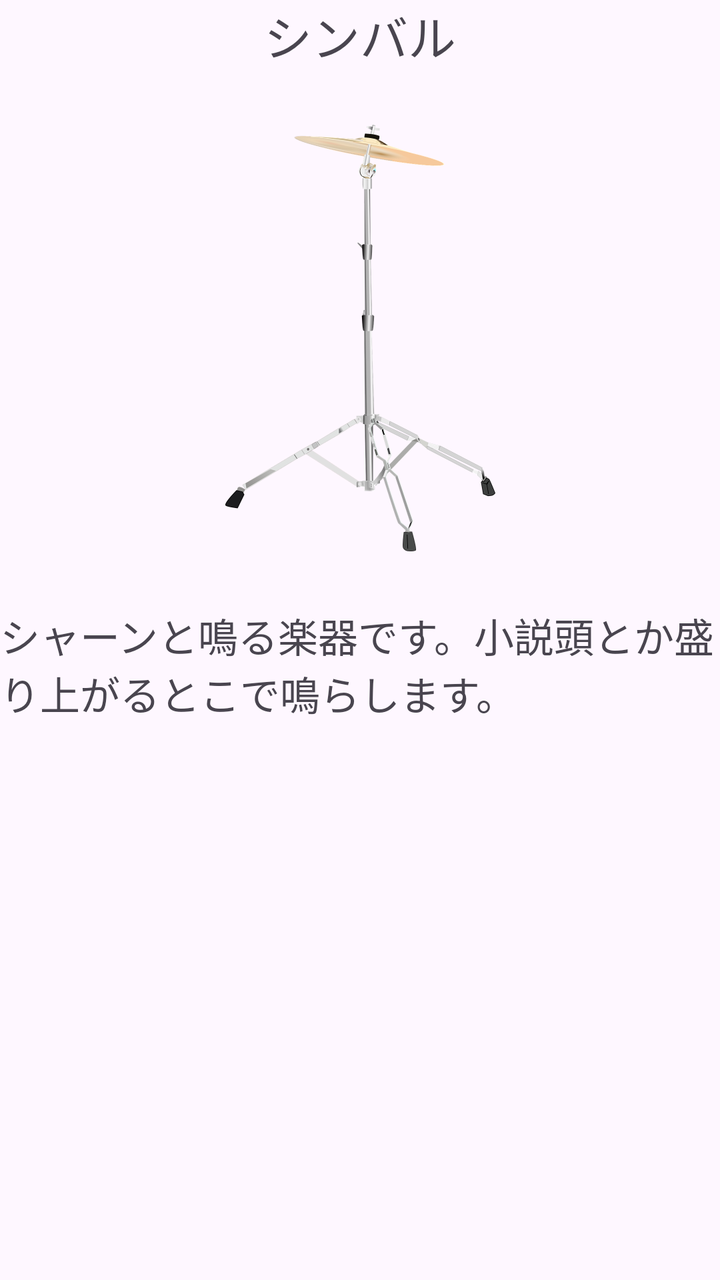
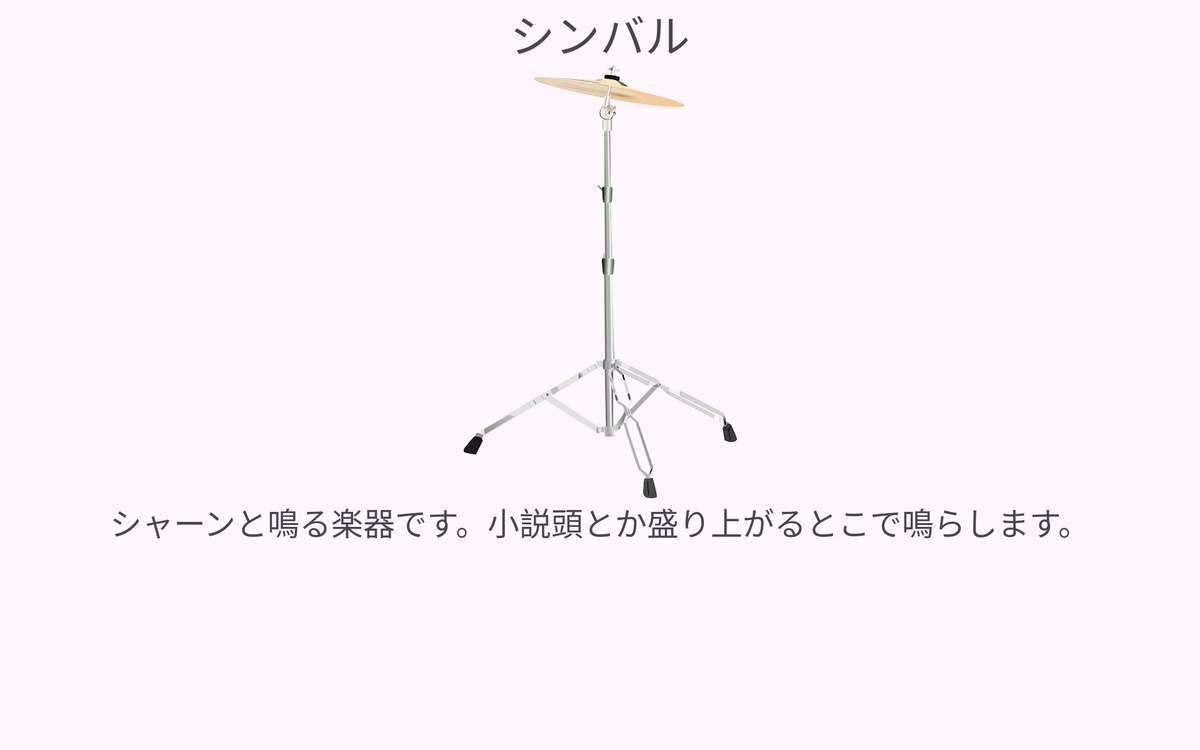

Compare how this app lays out the same screen by default and in its alternative resource folder. The renders come first, then the two layout files and the values they reference.
<!-- AndroidManifest.xml: application theme Theme.MyPictureBook -->
<!-- res/layout/fragment_4.xml -->
<?xml version="1.0" encoding="utf-8"?>
<androidx.constraintlayout.widget.ConstraintLayout xmlns:android="http://schemas.android.com/apk/res/android"
    xmlns:app="http://schemas.android.com/apk/res-auto"
    xmlns:tools="http://schemas.android.com/tools"
    android:id="@+id/frameLayout"
    android:layout_width="match_parent"
    android:layout_height="match_parent"
    tools:context=".Fragment4">

    <TextView
        android:id="@+id/textView12"
        android:layout_width="wrap_content"
        android:layout_height="wrap_content"
        android:text="@string/pic4_name"
        android:textSize="24sp"
        app:layout_constraintEnd_toEndOf="parent"
        app:layout_constraintStart_toStartOf="parent"
        app:layout_constraintTop_toTopOf="parent" />

    <ImageView
        android:id="@+id/imageView10"
        android:layout_width="135dp"
        android:layout_height="268dp"
        android:src="@drawable/crash"
        app:layout_constraintEnd_toEndOf="parent"
        app:layout_constraintStart_toStartOf="parent"
        app:layout_constraintTop_toBottomOf="@+id/textView12" />

    <TextView
        android:id="@+id/textView13"
        android:layout_width="wrap_content"
        android:layout_height="wrap_content"
        android:text="@string/pic4_desc"
        android:textSize="20sp"
        app:layout_constraintEnd_toEndOf="parent"
        app:layout_constraintStart_toStartOf="parent"
        app:layout_constraintTop_toBottomOf="@+id/imageView10" />
</androidx.constraintlayout.widget.ConstraintLayout>
<!-- resources referenced by this layout -->
<resources>
  <!-- drawable crash: png bitmap (drawable, 170128 bytes) -->
  <string name="pic4_desc">シャーンと鳴る楽器です。小説頭とか盛り上がるとこで鳴らします。</string>
  <string name="pic4_name">シンバル</string>
  <style name="Theme.MyPictureBook" parent="Base.Theme.MyPictureBook" />
  <style name="Base.Theme.MyPictureBook" parent="Theme.Material3.DayNight.NoActionBar">
          
          
      </style>
</resources>
<!-- res/layout-xlarge/fragment_4.xml (the repository's variant of the layout above) -->
<!-- drawn on a large tablet held sideways -->
<?xml version="1.0" encoding="utf-8"?>
<androidx.constraintlayout.widget.ConstraintLayout xmlns:android="http://schemas.android.com/apk/res/android"
    xmlns:app="http://schemas.android.com/apk/res-auto"
    xmlns:tools="http://schemas.android.com/tools"
    android:layout_width="match_parent"
    android:layout_height="match_parent">

    <TextView
        android:id="@+id/textView11"
        android:layout_width="wrap_content"
        android:layout_height="wrap_content"
        android:text="@string/pic4_name"
        android:textSize="48sp"
        app:layout_constraintEnd_toEndOf="parent"
        app:layout_constraintStart_toStartOf="parent"
        app:layout_constraintTop_toTopOf="parent" />

    <ImageView
        android:id="@+id/imageView11"
        android:layout_width="671dp"
        android:layout_height="461dp"
        app:layout_constraintEnd_toEndOf="parent"
        app:layout_constraintStart_toStartOf="parent"
        app:layout_constraintTop_toBottomOf="@+id/textView11"
        app:srcCompat="@drawable/crash" />

    <TextView
        android:id="@+id/textView14"
        android:layout_width="wrap_content"
        android:layout_height="wrap_content"
        android:text="@string/pic4_desc"
        android:textSize="34sp"
        app:layout_constraintEnd_toEndOf="parent"
        app:layout_constraintStart_toStartOf="parent"
        app:layout_constraintTop_toBottomOf="@+id/imageView11" />
</androidx.constraintlayout.widget.ConstraintLayout>
